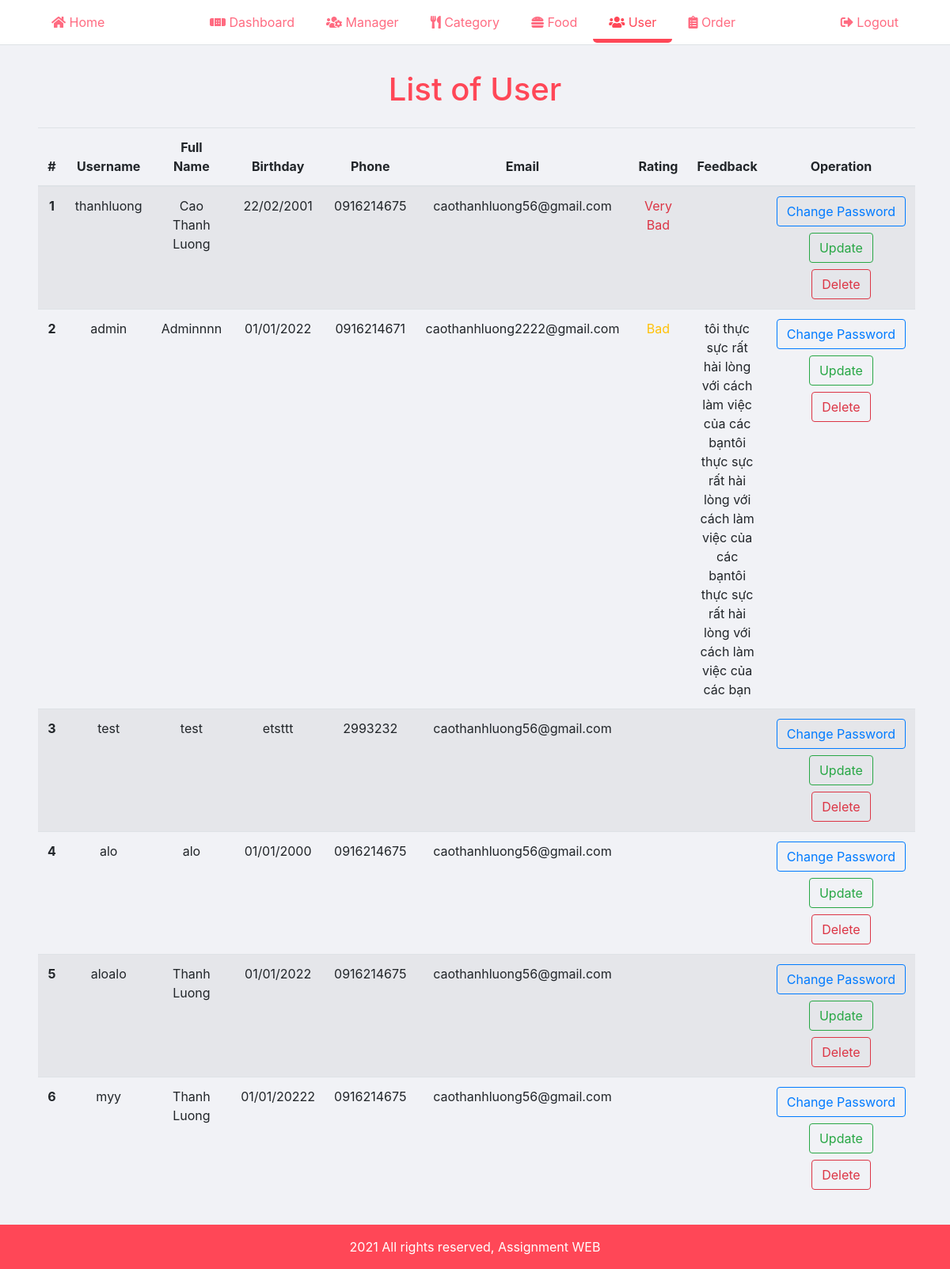
/manager_page/user/user.php (signed in), run on an earlier commit of the app's database.
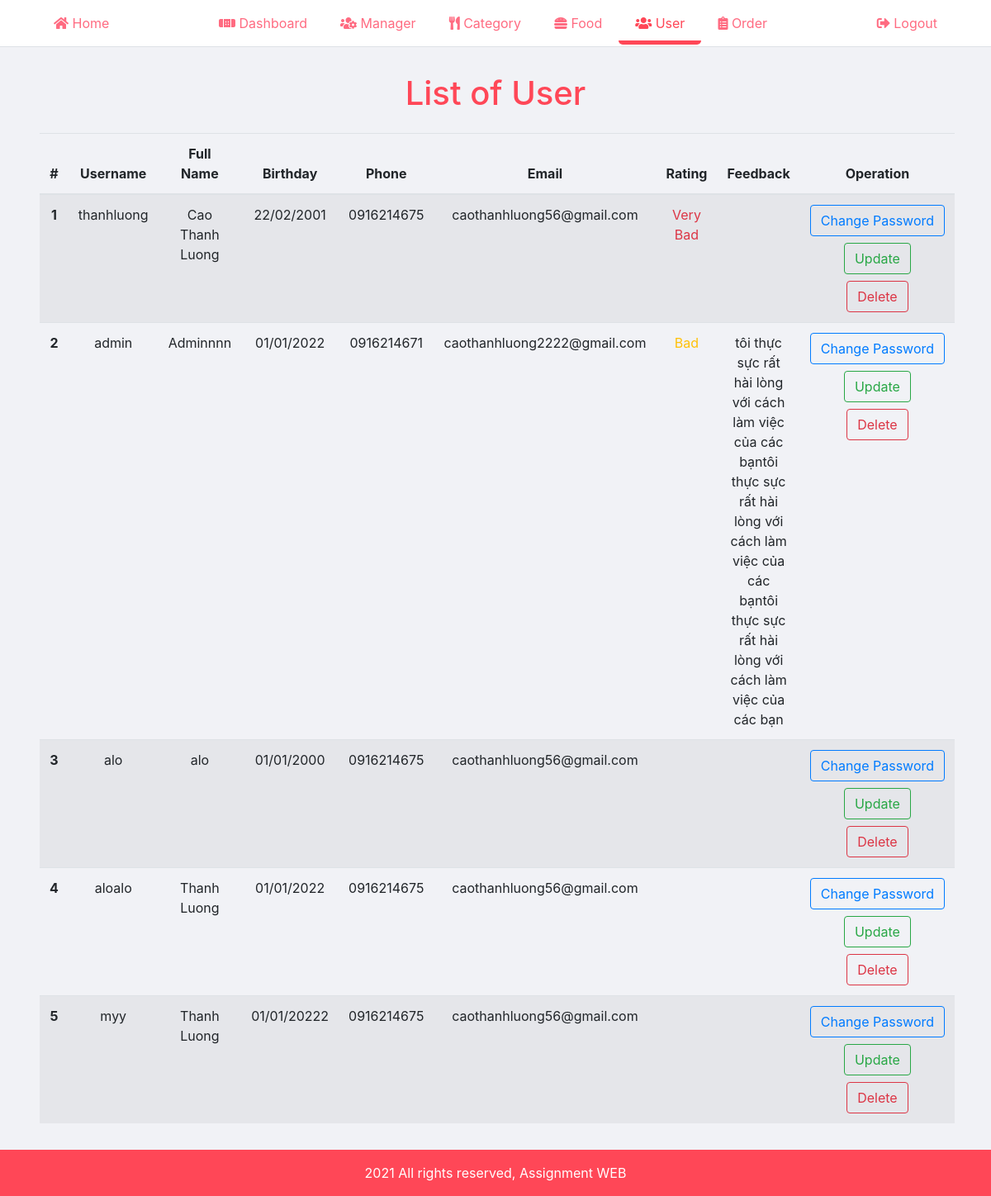
And on a later commit of the database.
### tables this page shows
CREATE TABLE `users` (
  `id` int(10) UNSIGNED NOT NULL,
  `username` varchar(100) NOT NULL,
  `password` varchar(255) NOT NULL,
  `full_name` varchar(100) NOT NULL,
  `birthday` varchar(50) NOT NULL,
  `phone` varchar(50) NOT NULL,
  `email` varchar(100) NOT NULL,
  `rating` varchar(50) NOT NULL,
  `feedback` varchar(255) NOT NULL
);

### manager_page/user/user.php (the view, shortened to what this page needs)
<?php
    include('../partials/header.php');
?>
    <div class="content">
        <div class="py-3 px-5 mobile__content">
            <h1 class="text-center primary-color mt-3">List of User</h1>
            <table class="table table-striped mt-4 mobile__none tablet__none">
            <thead>
                <tr>
                    <th scope="col" class="text-center">#</th>
                    <th scope="col" class="text-center">Username</th>
                    <th scope="col" class="text-center">Full Name</th>
                    <th scope="col" class="text-center">Birthday</th>
                    <th scope="col" class="text-center">Phone</th>
                    <th scope="col" class="text-center">Email</th>
                    <th scope="col" class="text-center">Rating</th>
                    <th scope="col" class="text-center">Feedback</th>
                    <th scope="col" class="text-center">Operation</th>
                </tr>
            </thead>
                <tbody>
                    <?php
                        $sql = "SELECT * FROM users";
                        $res = mysqli_query($connection, $sql);
                        $n = 1;
                        $count = mysqli_num_rows($res);
                        if ($count > 0) {
                            while ($row = mysqli_fetch_assoc($res)) {
                                $id = $row['id'];
                                $username = $row['username'];
                                $full_name = $row['full_name'];
                                $birthday = $row['birthday'];
                                $phone = $row['phone'];
                                $email = $row['email'];
                                $rating = $row['rating'];
                                $feedback = $row['feedback'];
                                ?>
                                    <tr>
                                        <th scope="row" class="text-center"><?php echo $n++; ?></th>
                                        <td class="text-center"><?php echo $username; ?></td>
                                        <td class="text-center"><?php echo $full_name; ?></td>
                                        <td class="text-center"><?php echo $birthday; ?></td>
                                        <td class="text-center"><?php echo $phone; ?></td>
                                        <td class="text-center"><?php echo $email; ?></td>
                                        <td class="text-center">
                                            <?php
                                                if ($rating == "Very Bad") {
                                                    echo "<label class='text-danger'>$rating</label>";
                                                }
                                                else if ($rating == "Bad") {
                                                    echo "<label class='text-warning'>$rating</label>";
                                                }
                                            ?>
                                        </td>
                                        <td class="text-center"><?php echo $feedback; ?></td>
                                        <td class="text-center">
                                            <a href="<?php echo SITEURL; ?>manager_page/user/change_password.php?id=<?php echo $id; ?>" class="btn btn-outline-primary">Change Password</a>
                                            <a href="<?php echo SITEURL; ?>manager_page/user/update_user.php?id=<?php echo $id; ?>" class="btn btn-outline-success mx-2 mt-2">Update</a>
                                            <a href="<?php echo SITEURL; ?>manager_page/user/delete_user.php?id=<?php echo $id; ?>" class="btn btn-outline-danger mt-2">Delete</a>
                                        </td>
                                    </tr>
                                <?php
                            }
                        } else {
                            ?>
                                <tr>
                                    <td colspan="8"><div class="text-danger">No User</div></td>
                                </tr>
                            <?php
                        }
                    ?>
                </tbody>
            </table>
        </div>
    </div>
<?php
    include('../partials/footer.php');
?>

What changed in the data, as far as the page shows it:
removed users: username "test", full_name "test", birthday "etsttt", phone "2993232", email "caothanhluong56@gmail.com"
